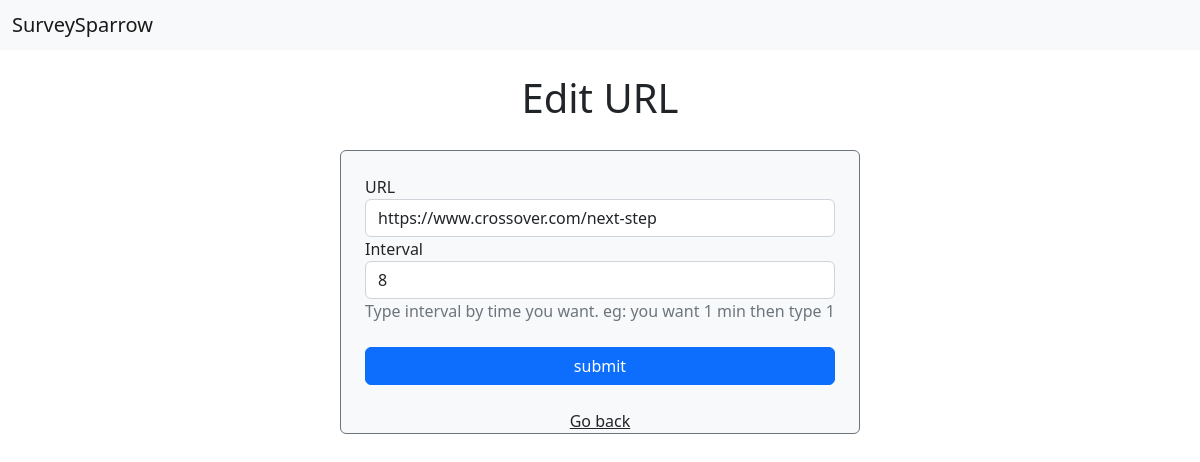
The page /edit/url/3/ on the database as committed earlier.
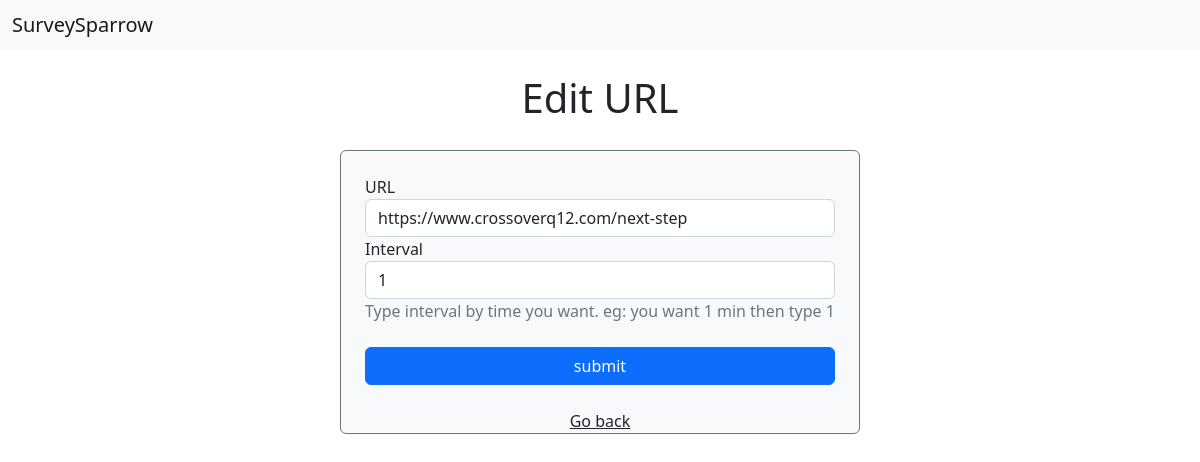
The same page on the database as committed later.
### app/models.py (models this page shows)
class URL(models.Model):
    user = models.ForeignKey(User, on_delete=models.CASCADE)
    url = models.CharField(max_length=100)
    interval = models.IntegerField()
    created_at = models.DateTimeField(auto_now_add=True)
    active = models.BooleanField(default=False)

### app/views.py (the view, shortened to what this page needs)
# urls.py: path('edit/url/<int:url_id>/', views.edit_url, name="edit_url"),
def edit_url(request, url_id):
    if request.method == 'GET':
        url = URL.objects.get(id=url_id)
        return render(request, 'edit_url.html', {'url': url})

### templates/edit_url.html (shortened to what this page needs)
{% extends './base.html' %}
{% block content %}
    <h1 class="text-center m-4">Edit URL</h1>
    <div class="d-flex justify-content-around p-1">
        <div class="bg-light rounded border border-secondary">
            <form method="post" class="m-4">
                <div class="form-group">
                    <label>URL</label>
                    <input class="form-control" type="text" required name="url" value="{{ url.url }}">
                </div>
                <div class="form-group">
                    <label>Interval</label>
                    <input class="form-control" type="number" required name="interval" value="{{ url.interval }}">
                    <label class="text-muted">Type interval by time you want. eg: you want 1 min then type 1</label>
                </div>
                <br>
                <div class="d-flex justify-content-around">
                    <button class="btn btn-primary btn-block w-100">submit</button>
                </div>
            </form>
            <div class="text-center">
                <a href="{% url 'home' %}" class="text-dark">
                    Go back
                </a>
            </div>
        </div>
    </div>
{% endblock %}

Rows that differ between the two databases and show on the page:
changed URL: url "https://www.crossover.com/next-step" → "https://www.crossoverq12.com/next-step"; interval "8" → "1"
